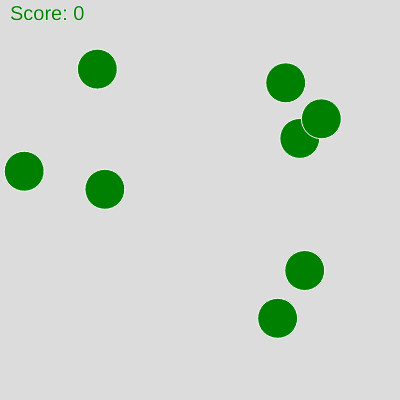
Frame 1 (no input)
Frame 60 (no input): identical to frame 1, image omitted
Frame 120 (the mouse pressed at the canvas centre since frame 60): identical to frame 1, image omitted

The p5.js sketch that drew this single still picture (run headless with seeded random() and noise() and a simulated clock; from frame 60 on, the mouse is pressed at the canvas centre):

// p5.js sketch
// ── sketch.js
//variables
var radius = 20;
var diameter = radius * 2;
var score = 0;
var circles = [];
var tappedCircle = null;
var textVisible = true;

var button1;


function setup() {
  createCanvas(400, 400);
    
  for(let i = 0; i < 8; i++)
  {
      //push new drawing state
      //push/pop like a stack
      circles.push(createVector(random(width), random(height)));
  }
 
}

function draw() {
  background(220);
  
    if(score == 8)
      {
            textVisible = false;
            endScreen();
      }
 
  //enhanced for loop
  for(let p of circles)
    {
      stroke('white');
      fill('green');
      circle(p.x, p.y, diameter);
    }
  
  //display score while game is running
  if(textVisible)
  {
    textSize(20);
    text("Score: " + score, 10, 20);
  }

}


function endScreen()
{
  //display users' time and score + game over screen
  background('green');
  noStroke();
  fill('white');
  textSize(50);
  textFont('Georgia');
  text('Game Over!', 60, 200);
  textSize(25);
  text('Your score: ' + score, 64, 230);
  
  //FIX ME--create button that goes back to homescreen
  button1 = createButton('Back to Home');
  textFont('Georgia');
  button1.style('background-color', 'white');
  button1.position(10, 20);
}

function mouseClicked()
{
  //decrement number of circles, remove circles from array
  for(let i = circles.length - 1; i >= 0; --i)
    {
       if(isMouseInCircle(circles[i], radius))
       {
          //splice function will remove circle element from array 'circles'
          tappedCircle = circles.splice(i, 1);
          score+=1;
       }
    }
}

function isMouseInCircle(position, radius)
{
  //check if cursor is inside of the circle
  return dist(mouseX, mouseY, position.x, position.y) < radius
}
// ── mainMenu.js

//variables
var button1;
var button2;
var button3;
let screen = 0;

function setup() 
{
   mainMenu();

}

function mainMenu()
{
   createCanvas(400, 400);
  //background color
  background('teal');
  
  //main text
  fill('white');
  textSize(45);
  textFont('Serif');
  text('Rapid Recovery', 55, 140);
  
  //subheader
  fill('white');
  textSize(17);
  textFont('Serif');
  text('Start your journey to better fine motor skills today!', 30, 172);
  
  //ask user
  fill('white');
  textSize(14);
  textFont('serif');
  text('Which game would you like to play?', 100, 240);
  
  //create buttons
  button1 = createButton('Maze');
  button1.show();
  button1.style('background-color', 'gray');
  button1.size(80, 40);
  button1.position(60, 260);
  button1.mousePressed(game1);

  button2 = createButton('Tracing');
  button2.show();
  button2.style('background-color', 'gray');
  button2.size(80, 40);
  button2.position(160, 260);
  button2.mousePressed(game2);
  
  button3 = createButton('Tapping');
  button3.show();
  button3.style('background-color', 'gray');
  button3.size(80, 40);
  button3.position(260, 260);
  button3.mousePressed(game3);
  
  button4 = createButton('Back to Home');
  button4.hide();
  button4.size(80, 30);
  button4.position(10, 20);
  button4.mousePressed(mainMenu);
  
  
  
}


function gameScreen()
{
  switch(screen)
    {
      //menu
      case 0:
        
        break;
        
      //tapping game  
      case 1:
        screen1();
  
        break;
        
      case 2:
        screen2();
        
        break;
        
        case 3:
          screen3();
        
        break;
    }
}

function screen1()
{
          button1.hide();
          button2.hide();
          button3.hide();
          button4.show();
        
          background('purple');
          text('enter game 1 here!', 200, 200);
}

function screen2()
{
          button1.hide();
          button2.hide();
          button3.hide();
          button4.show();
        
          background('purple');
          text('enter game 2 here!', 200, 200);
}

function screen3()
{
          button1.hide();
          button2.hide();
          button3.hide();
          button4.show();
        
          background('purple');
          text('enter game 3 here!', 200, 200);
}

function game1()
{
  clear();
  screen = 1;
  gameScreen();
}

function game2()
{
  clear();
  screen = 2;
  gameScreen();
}

function game3()
{
  clear();
  screen = 3;
  gameScreen();
}


// ── maze.js
var ready = -1;
var endMsg = "";
var c;

function setup() {
  createCanvas(600, 580);
  background(220);
  c = 'blue'
}
function draw() {
  var d = 220;
  // Reset background
	if(mouseX > 0 && mouseX < 120 && mouseY > 0 && mouseY < 30) {
    background(220)
  }
//entrance
noStroke();
  // Entrance Box
  textSize(20);
  fill('rgb(0,112,128)');
  rect(0,0, 120, 30);
  fill('rgb(203,206,250');
  text("Entrance", 20, 20);
//exit
  fill('rgb(104,26,26)');
  rect(530,0, 70, 30);
  fill(255);
  text("Exit", 550, 20);
  fill(0);
  // Big Walls
  rect(120, 0, 50, 200);
  rect(40, 70, 100, 40);
  rect(0, 150, 50, 40);
  rect(40, 150, 40, 150);
  rect(40, 350, 40, 150);
  rect(40, 470, 100, 40);
  rect(120, 350, 40, 160);
  rect(120, 160, 150, 40);
  rect(500, 0, 40, 400);
  rect(300, 260, 200, 40);
  rect(400, 360, 100, 40);
  rect(400, 460, 140, 40);
  rect(400, 460, 40, 140);
  rect(300, 360, 40, 300);
  rect(200, 260, 140, 40);
  rect(150, 350, 70, 40);
  rect(200, 350, 40, 300);
  rect(250, 0, 40, 100);
  rect(400, 0, 40, 200);
  rect(350, 100, 90, 40);

  fill(d);
  rect(0,560, 20, 20);
  
  //gameplay
  if(mouseX > 0 && mouseX < 120 && mouseY > 0 && mouseY < 30) {
    ready = 1;
    endMsg = "";
  }
  if(ready == 1) {
    strokeWeight(2);
    stroke(165, 105, 189);
    line(mouseX, mouseY, pmouseX, pmouseY);
  }
//winner winner
  if(ready == 1 && mouseX > 530 && mouseX < 600 && mouseY > 0 && mouseY < 30) {
      endMsg = "You Win!";
    	c = '#009688';
    
  }
  //start
  if(ready == -1) {
    c = 'green';
    endMsg = "Start!";
  }
  	textSize(100);
    fill(c);
    text(endMsg, width/2-200, height/2);
  //loser L
  if(mouseX > width || mouseX < 0 || mouseY > height || mouseY < 2) {
  	ready = 0;
  	endMsg = "Try Again!";
    c = 'red'
  }
  if(mouseX == 0 && mouseY == 0)
    ready = -1;
 //rectangles
  if(mouseX > 120 && mouseX < 170 && mouseY > 50 && mouseY < 200) {
  	ready = 0;
  	endMsg = "Try Again";
    c = 'red'
  }
  if(mouseX > 40 && mouseX < 140 && mouseY > 70 && mouseY < 110) {
  	ready = 0;
  	endMsg = "Try Again";
    c = 'red'
  }
  if(mouseX > 0 && mouseX < 50 && mouseY > 150 && mouseY < 190) {
  	ready = 0;
  	endMsg = "Try Again";
    c = 'red'
  }
  if(mouseX > 40 && mouseX < 80 && mouseY > 150 && mouseY < 300) {
  	ready = 0;
  	endMsg = "Try Again";
    c = 'red'
  }
  if(mouseX > 40 && mouseX < 80 && mouseY > 350 && mouseY < 500) {
  	ready = 0;
  	endMsg = "Try Again";
    c = 'red'
  }
  if(mouseX > 40 && mouseX < 140 && mouseY > 470 && mouseY < 510) {
  	ready = 0;
  	endMsg = "Try Again";
    c = 'red'
  }
  if(mouseX > 120 && mouseX < 160 && mouseY > 350 && mouseY < 510) {
  	ready = 0;
  	endMsg = "Try Again";
    c = 'red'
  }
  if(mouseX > 120 && mouseX < 270 && mouseY > 160 && mouseY < 200) {
  	ready = 0;
  	endMsg = "Try Again";
    c = 'red'
  }
  if(mouseX > 500 && mouseX < 540 && mouseY > 0 && mouseY < 400) {
  	ready = 0;
  	endMsg = "Try Again";
    c = 'red'
  }
  if(mouseX > 300 && mouseX < 500 && mouseY > 260 && mouseY < 300) {
  	ready = 0;
  	endMsg = "Try Again";
    c = 'red'
  }
  if(mouseX > 400 && mouseX < 500 && mouseY > 360 && mouseY < 400) {
  	ready = 0;
  	endMsg = "Try Again";
    c = 'red'
  }
  if(mouseX > 400 && mouseX < 540 && mouseY > 460 && mouseY < 500) {
  	ready = 0;
  	endMsg = "Try Again";
    c = 'red'
  }
  if(mouseX > 400 && mouseX < 440 && mouseY > 460 && mouseY < 600) {
  	ready = 0;
  	endMsg = "Try Again";
    c = 'red'
  }
  if(mouseX > 300 && mouseX < 340 && mouseY > 360 && mouseY < 660) {
  	ready = 0;
  	endMsg = "Try Again";
    c = 'red'
  }
  if(mouseX > 200 && mouseX < 340 && mouseY > 260 && mouseY < 300) {
  	ready = 0;
  	endMsg = "Try Again";
    c = 'red'
  }
  if(mouseX > 150 && mouseX < 220 && mouseY > 350 && mouseY < 390) {
  	ready = 0;
  	endMsg = "Try Again";
    c = 'red'
  }
  if(mouseX > 200 && mouseX < 240 && mouseY > 350 && mouseY < 650) {
  	ready = 0;
  	endMsg = "Try Again";
    c = 'red'
  }
  if(mouseX > 250 && mouseX < 290 && mouseY > 0 && mouseY < 100) {
  	ready = 0;
  	endMsg = "Try Again";
    c = 'red'
  }
  if(mouseX > 400 && mouseX < 440 && mouseY > 0 && mouseY < 200) {
  	ready = 0;
  	endMsg = "Try Again";
    c = 'red'
  }
  if(mouseX > 350 && mouseX < 440 && mouseY > 100 && mouseY < 140) {
  	ready = 0;
  	endMsg = "Try Again";
    c = 'red'
  }
  
}

// ── tapping.js
//variables
var radius = 20;
var diameter = radius * 2;
var score = 0;
var circles = [];
var tappedCircle = null;
var textVisible = true;
var button1;


function setup() {
  createCanvas(400, 400);
  
    
  for(let i = 0; i < 8; i++)
  {
      //push new drawing state
      //push/pop like stack
      circles.push(createVector(random(width), random(height)));
  }
 
}

function draw() {
   let c = color(215, 189, 226);

  background(c);
  
    if(score == 8)
      {
            textVisible = false;
            endScreen();
      }
 
  for(let p of circles)
    {
      let co = color(125, 60, 152);
      strokeWeight(5);
      stroke(color(160, 64, 0));
      fill(co);
      circle(p.x, p.y, diameter);
    }
  
  //display score while game is running
  if(textVisible)
  {
    strokeWeight(0);
    textSize(20);
      stroke('white');
      fill('white');
    text("Score: " + score, 10, 20);
  }

}


function endScreen()
{
  //display users' time and score + game over screen
  let c = color(215, 189, 226);
  background(c);
  noStroke();
  fill(color(160, 64, 0));
  textSize(50);
  textFont('Georgia');
  text('Game Over!', 60, 200);
  textSize(25);
  text('Your score: ' + score, 64, 230);
}

function mouseClicked()
{
  //decrement number of circles, remove circles from array
  for(let i = circles.length - 1; i >= 0; --i)
    {
       if(isMouseInCircle(circles[i], radius))
       {
          //splice function will remove circle element from array 'circles'
          tappedCircle = circles.splice(i, 1);
          score+=1;
       }
    }
}

function isMouseInCircle(position, radius)
{
  //check if cursor is inside of the circle
  return dist(mouseX, mouseY, position.x, position.y) < radius
}

// ── tracing.js
var ballx = 200;
var bally = 200;
var ballSize = 150;
var smallCircle;
var largeCircle;
let timeLimit = 10;
let countDown;

function setup() {
  createCanvas(400, 400);
  frameRate(30);
  textSize(20);
  text("Trace the given shape", width/3.5, height-325);
  largeCircle = circle(ballx, bally, ballSize*1.2);
  smallCircle = circle(ballx, bally, ballSize);
  
}

function draw() {
  
  stroke(255);
  if (mouseIsPressed === true) {
    if((dist(mouseX,mouseY,ballx, bally) <= (ballSize*1.2)/2)&&             (dist(mouseX,mouseY,ballx, bally) >= (ballSize)/2))
    {
    strokeWeight(4);
    stroke("black");
    line(mouseX, mouseY, pmouseX, pmouseY);
    }
    else 
      {
        text("Game Over", width/ 2-50, height/2);
      }
  }
}
